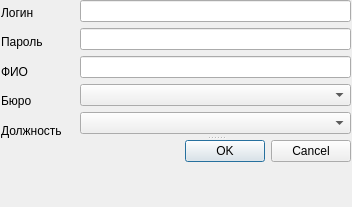
<?xml version="1.0" encoding="UTF-8"?>
<ui version="4.0">
 <class>Form</class>
 <widget class="QWidget" name="Form">
  <property name="geometry">
   <rect>
    <x>0</x>
    <y>0</y>
    <width>352</width>
    <height>207</height>
   </rect>
  </property>
  <property name="windowTitle">
   <string>Form</string>
  </property>
  <widget class="QSplitter" name="splitter">
   <property name="geometry">
    <rect>
     <x>80</x>
     <y>0</y>
     <width>271</width>
     <height>162</height>
    </rect>
   </property>
   <property name="orientation">
    <enum>Qt::Vertical</enum>
   </property>
   <widget class="QWidget" name="">
    <layout class="QVBoxLayout" name="verticalLayout">
     <item>
      <widget class="QLineEdit" name="lineEdit"/>
     </item>
     <item>
      <widget class="QLineEdit" name="lineEdit_2"/>
     </item>
     <item>
      <widget class="QLineEdit" name="lineEdit_3"/>
     </item>
     <item>
      <widget class="QComboBox" name="comboBox"/>
     </item>
     <item>
      <widget class="QComboBox" name="comboBox_2"/>
     </item>
    </layout>
   </widget>
   <widget class="QDialogButtonBox" name="buttonBox">
    <property name="standardButtons">
     <set>QDialogButtonBox::Cancel|QDialogButtonBox::Ok</set>
    </property>
   </widget>
  </widget>
  <widget class="QWidget" name="">
   <property name="geometry">
    <rect>
     <x>1</x>
     <y>1</y>
     <width>72</width>
     <height>141</height>
    </rect>
   </property>
   <layout class="QVBoxLayout" name="verticalLayout_2">
    <item>
     <widget class="QLabel" name="label">
      <property name="text">
       <string>Логин</string>
      </property>
     </widget>
    </item>
    <item>
     <widget class="QLabel" name="label_2">
      <property name="text">
       <string>Пароль</string>
      </property>
     </widget>
    </item>
    <item>
     <widget class="QLabel" name="label_5">
      <property name="text">
       <string>ФИО</string>
      </property>
     </widget>
    </item>
    <item>
     <widget class="QLabel" name="label_3">
      <property name="text">
       <string>Бюро</string>
      </property>
     </widget>
    </item>
    <item>
     <widget class="QLabel" name="label_4">
      <property name="text">
       <string>Должность</string>
      </property>
     </widget>
    </item>
   </layout>
  </widget>
 </widget>
 <resources/>
 <connections/>
</ui>
